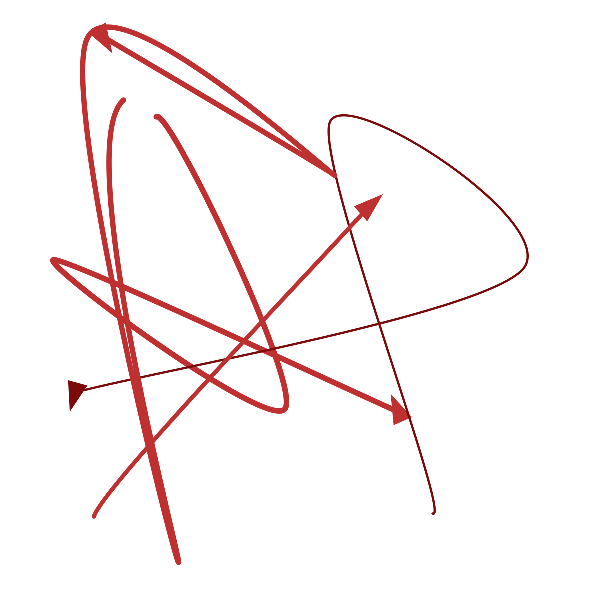
Frame 1 (no input)
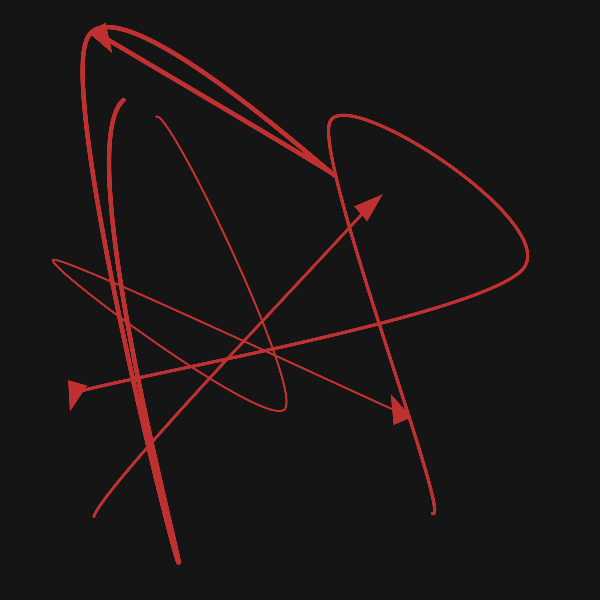
Frame 2 (the mouse pressed at the canvas centre, redrawn once)

The p5.js sketch that drew these frames (run headless with seeded random() and noise() and a simulated clock; the mouse was pressed at the canvas centre and the sketch redrawn once):

// p5.js sketch
// ── sketch.js
let palletes = [
  ["#11009E", "#404234"],
  ["#5F8670", "#FF9800"],
  ["#7D0A0A", "#BF3131"],
];
let colors = [];
const curves = [];
const MARGIN = 20;

function setup() {
  createCanvas(600, 600);
  noLoop();
  pixelDensity(4);

  colors = random(palletes);

  for (let i = 0; i < random(3, 10); i++) {
    const coords = [];
    for (let j = 0; j < random(2, 7); j++) {
      const x = random(MARGIN, width - MARGIN);
      const y = random(MARGIN, height - MARGIN);
      coords.push({ x, y });
    }
    curves.push(coords);
  }
}
function draw() {
  background(random([21, 255]));

  // curves
  noFill();
  for (let i = 0; i < curves.length; i++) {
    const col = random(colors);
    const currentCurve = curves[i];
    strokeWeight(random(2, 6));
    stroke(col);

    beginShape();

    for (let i = 0; i < currentCurve.length; i++) {
      const { x, y } = currentCurve[i];
      if (random() > 0.5) curveVertex(x, y);
      else vertex(x, y);
    }
    const lastCoord = currentCurve[currentCurve.length - 1];
    const nextLastCoord = currentCurve[currentCurve.length - 2];

    const dxLast = lastCoord.x - nextLastCoord.x
    const dyLast = lastCoord.y - nextLastCoord.y

    vertex(lastCoord.x, lastCoord.y);
    endShape();

    const size = 10;
    const angle = atan2(dxLast, dyLast);


    push();
    translate(lastCoord.x, lastCoord.y);

    fill(col);
    noStroke();
    rotate(angle);
    beginShape();
    vertex(size, -size);
    vertex(-size * 2, 0);
    vertex(size, size);
    endShape(CLOSE);

    pop();
  }
}
